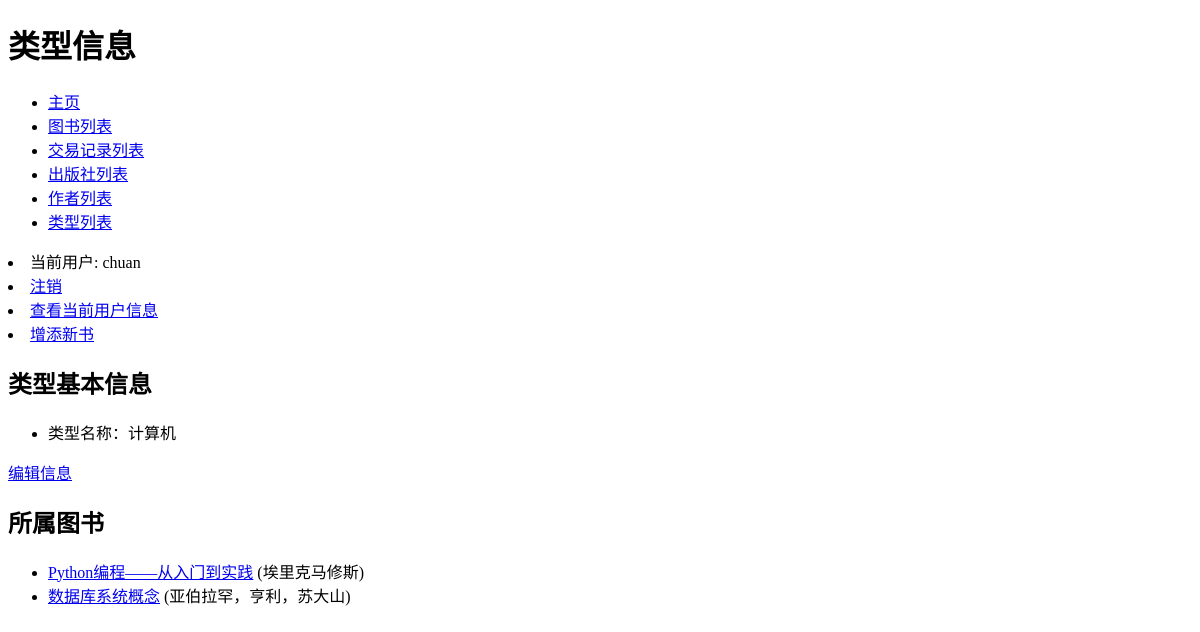
Page /bookstore/categories/2/ (signed in) on the earlier database version.
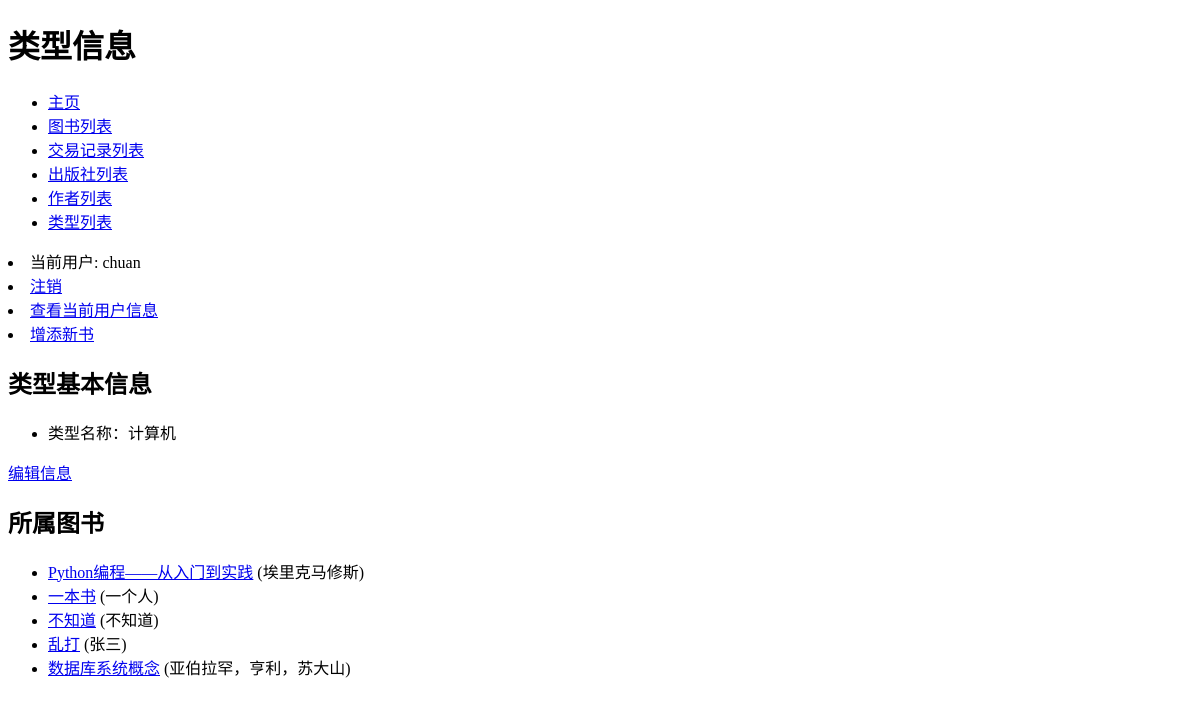
Same page on the later database version.
### bookstore/models.py (models this page shows, shortened)
class Book(models.Model):
    ISBN = models.CharField(max_length=13, verbose_name='ISBN号', help_text='请输入纯数字ISBN（不带横杠）', validators=
                            [vl.RegexValidator(regex='^\d{13}$', message='请确保ISBN格式正确！')])
    name = models.CharField(max_length=50, verbose_name='书名')
    language = models.CharField(max_length=10, verbose_name='语言', default='汉语')
    author = models.ManyToManyField(Author, verbose_name='作者')
    publisher = models.ForeignKey(Publisher, on_delete=models.DO_NOTHING, verbose_name='出版社')
    price = models.DecimalField(max_digits=5, decimal_places=2, verbose_name='售价', validators=
                                [vl.MaxValueValidator(999.99, message='最高999.99元'),
                                 vl.MinValueValidator(0.01, message='最低0.01元')])
    inventory = models.IntegerField(verbose_name='当前库存', validators=[vl.MinValueValidator(0)], default=0)
    category = models.ManyToManyField(Category, verbose_name='类别')
    summary = models.CharField(max_length=100, verbose_name='简介', default='懒狗管理员没有留下任何摘要，是不是可以爬了？')
    class Meta:
        verbose_name = '图书信息'
        verbose_name_plural = '图书信息'
        ordering = ['name', 'publisher', ]
    def get_absolute_url(self):
        return reverse('related_transaction', args=[str(self.id)])
    def get_author(self):
        return '，'.join([a.name for a in self.author.order_by('name')])

class Author(models.Model):
    name = models.CharField(max_length=30, verbose_name='作者姓名')
    class Meta:
        verbose_name = '作者'
        verbose_name_plural = '作者'
        ordering = ['name', ]

### bookstore/views.py (the view)
# urls.py: path('categories/<int:cid>/', views.cat_books, name='cat_books'),
@login_required
def cat_books(request, cid):
    cat = get_object_or_404(Category, id=cid)
    cat_books = cat.book_set.filter(category=cat)
    return render(request, 'bookstore/cat_books.html', {'category': cat, 'cat_books': cat_books})

### bookstore/templates/bookstore/cat_books.html
{% extends 'base.html' %}
{% block title %}<h1 class="my-con1">类型信息</h1>{% endblock %}
{% block content %}
    <div class="body">
        <h2 class="title-style">类型基本信息</h2>
        <ul class="b1">
        <li>类型名称：{{ category.name }}</li>
        </ul>
        <a href="{% url 'cat_update' category.id %}" class="m1">编辑信息</a>
        <h2 class="title-style">所属图书</h2>
        <ul class="b1">
        {% for book in cat_books %}
        <li>
          <a href="{{ book.get_absolute_url }}">{{ book.name }}</a> ({{book.get_author}})
        </li>
        {% empty %}
        <li>
            没有了，没有这类图书了！
        </li>
        {% endfor %}
        </ul>
    </div>
{% endblock %}

Differences in the rows shown:
added Book: name "一本书", get_author "一个人"
added Book: name "不知道", get_author "不知道"
added Book: name "乱打", get_author "张三"
